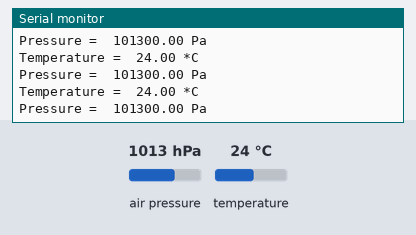
A sketch run on a simulated Arduino Uno, built with avr-gcc and run on an emulated ATmega328P. On the bench: the last lines printed to the serial monitor. The test bench sets the inputs (shaded band); at power-on: air pressure 1013 hPa, temperature 24 °C.

Above: at 1.2 s.
1.3 s: air pressure set to 952 hPa
At 2.0 s:
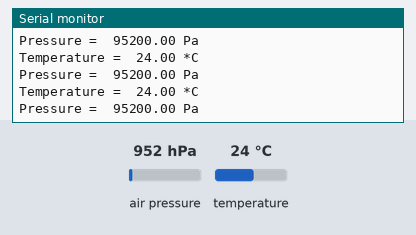
4.3 s: temperature set to 12 °C
At 5.3 s:
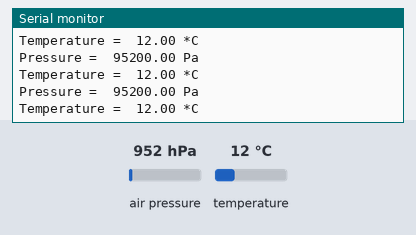
7.3 s: air pressure set to 975 hPa
At 8.2 s:
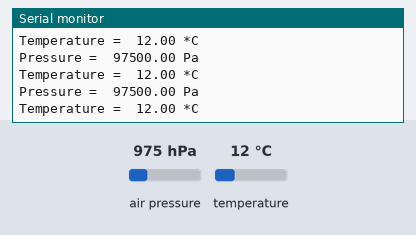
10.3 s: air pressure set to 1000 hPa
At 10.9 s:
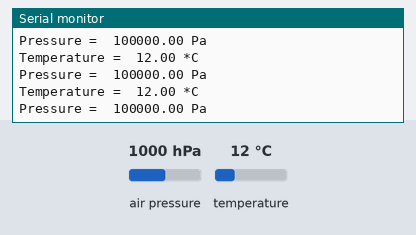
Timing chart, 0 to 13.3 s (numbered marks = the images above; inputs shaded):
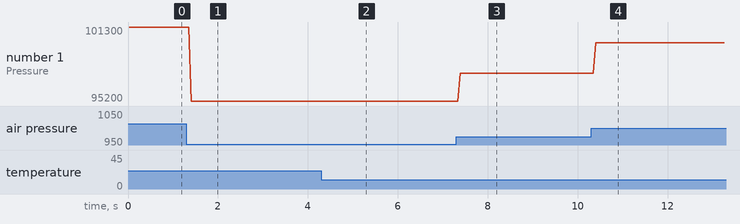

Measured:
- after the input at 1.3 s, the serial monitor: prints a new line after 0.11 s (image 1)
- after the input at 4.3 s, the serial monitor: prints a new line after 0.10 s (image 2)
- after the input at 7.3 s, the serial monitor: prints a new line after 0.09 s (image 3)
- after the input at 10.3 s, the serial monitor: prints a new line after 0.10 s (image 4)
- plotted number 1: 101300 → 95200 after the input at 1.3 s, 95200 → 97500 after the input at 7.3 s, 97500 → 100000 after the input at 10.3 s

The sketch:

bmp.ino
```cpp
#include <SPI.h>
#include <Adafruit_BMP280.h>

#define BMP_SCK (13)
#define BMP_MISO (12)
#define BMP_MOSI (11)
#define BMP_CS (10)

Adafruit_BMP280 bmp(BMP_CS);
void setup() {
  Serial.begin(9600);
  bmp.begin();

}

void loop() {
  Serial.print("Temperature =  ");
Serial.print(bmp.readTemperature());
Serial.println(" *C");

Serial.print("Pressure =  ");
Serial.print(bmp.readPressure());
Serial.println(" Pa");

}
```
